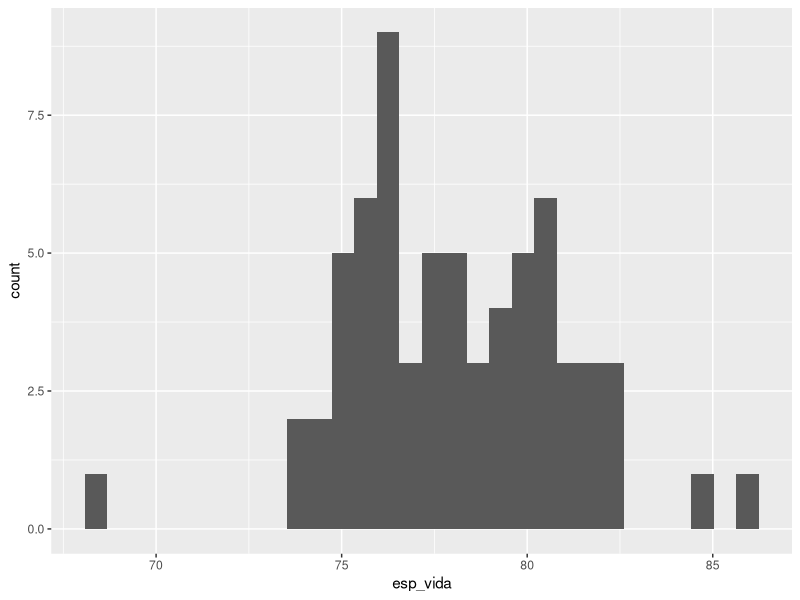
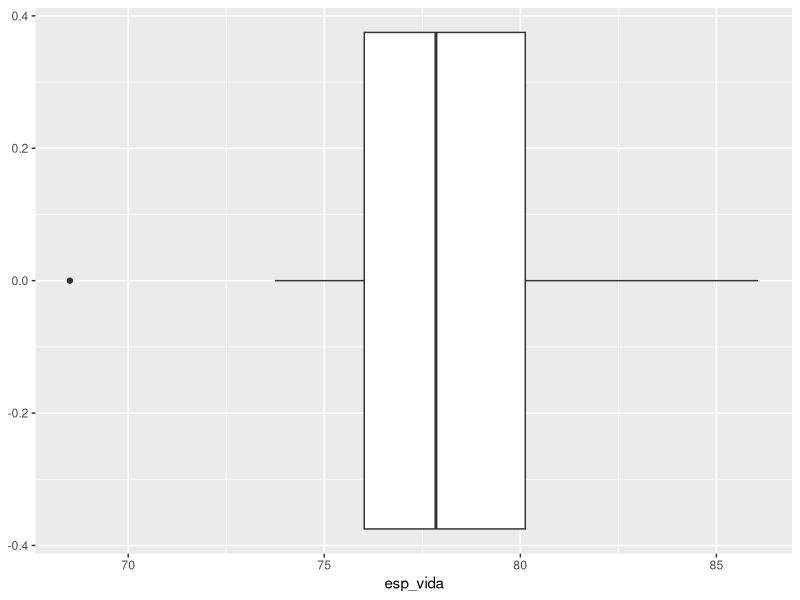
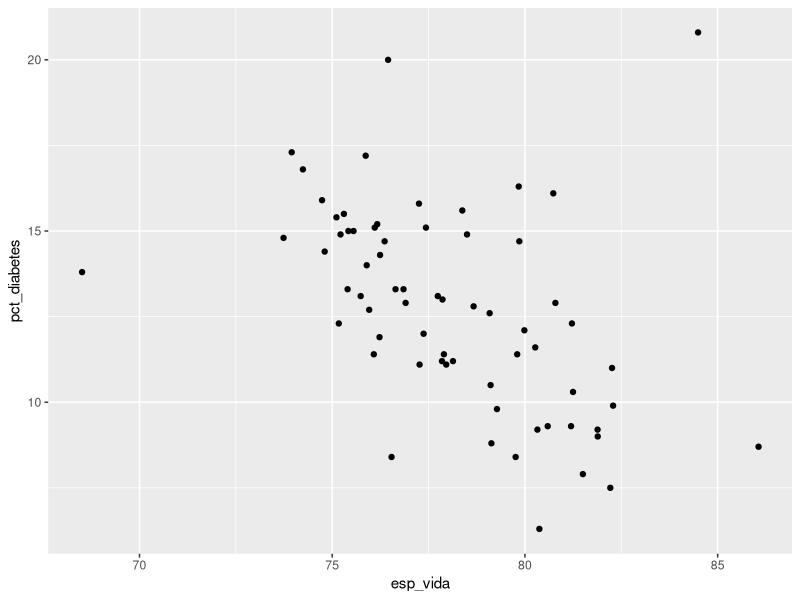
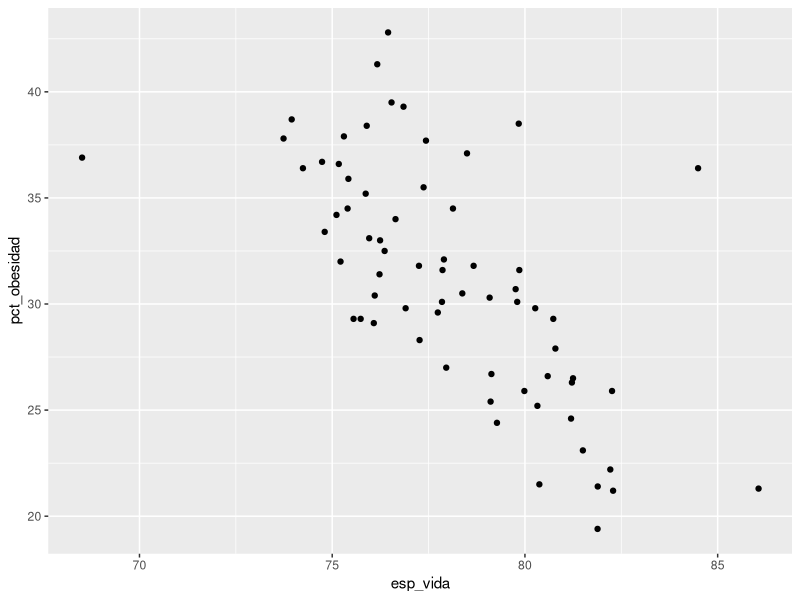
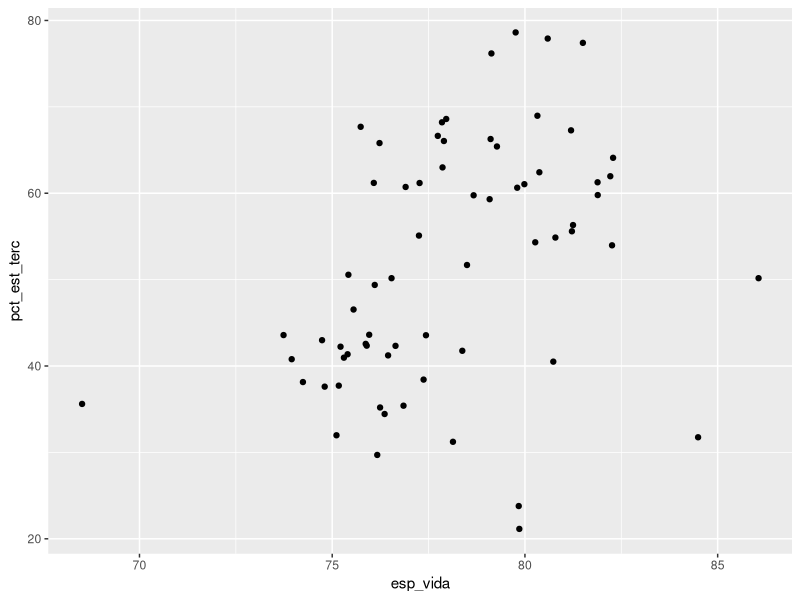
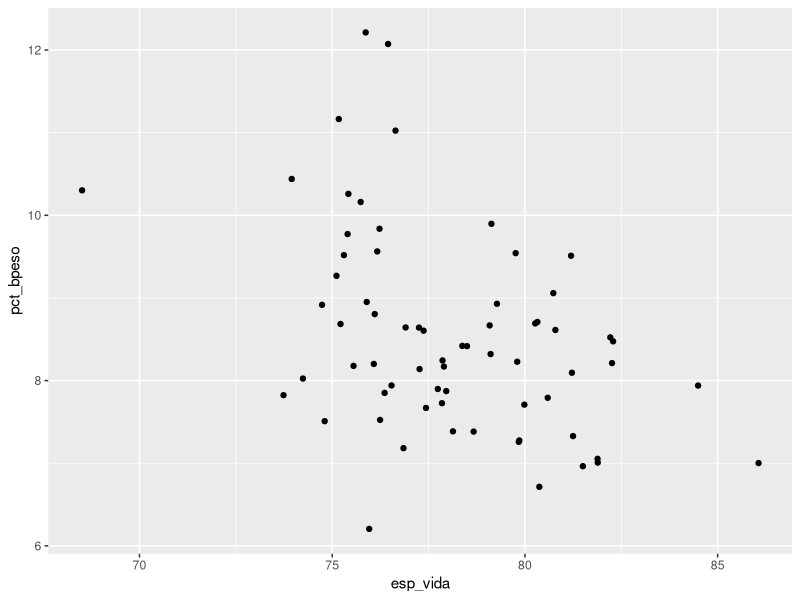
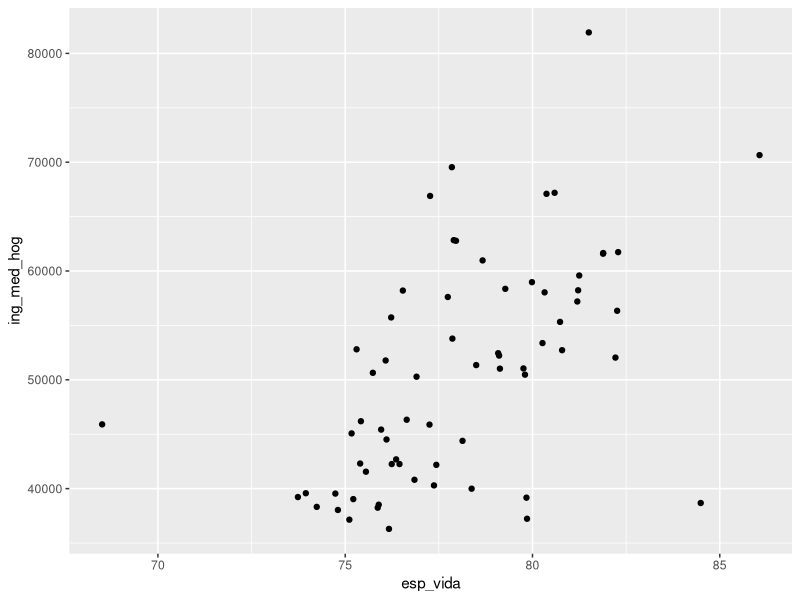
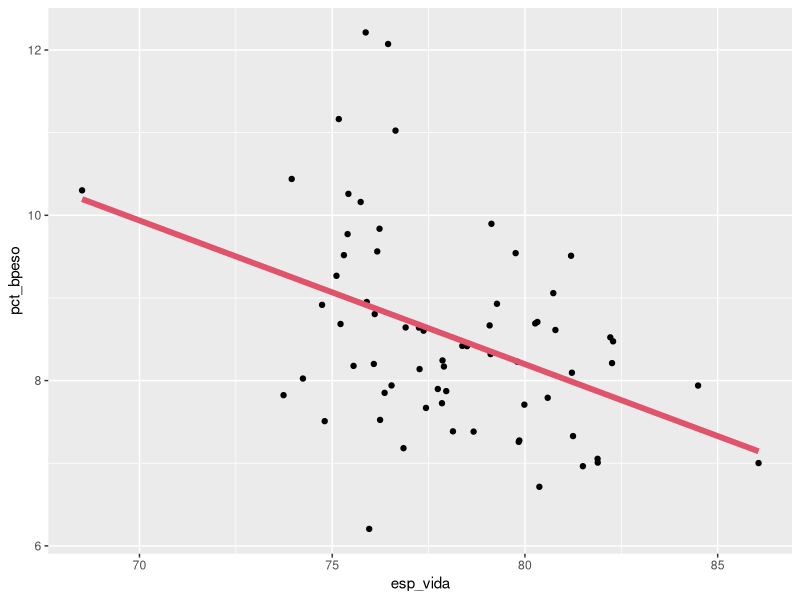

The R script that drew these images, in order: (Note: this script raises an error after producing the figures.)
library(readxl)
library(tidyverse)

#Cargamos los datos

condados <- read_excel("Laboratorio/condados.xlsx",na="NA")

class(condados)

condados<-as.data.frame(condados)

class(condados)

table(condados$estado)

#¿Cuántos condados hay por estado?

cuenta <- condados %>% group_by(.,estado) %>% count(.) 

#Nos quedamos con Florida

Florida <- condados %>% filter(.,estado == "Florida")

str(Florida$esp_vida)

#Graficamos la esperanza de vida en Florida

ggplot(data=Florida)+geom_histogram(mapping = aes(x=esp_vida))

ggplot(data=Florida)+geom_boxplot(mapping = aes(x=esp_vida))


#Variables explicativas X


variables_X <- Florida %>% select(c(esp_vida,pct_diabetes,pct_obesidad,pct_est_terc,pct_bpeso,ing_med_hog))


b <- summary(variables_X)
 


varianzas <- c(var(variables_X$pct_diabetes),var(variables_X$pct_obesidad),var(variables_X$pct_est_terc),var(variables_X$pct_bpeso),var(variables_X$ing_med_hog))


desvios <- c(sd(variables_X$pct_diabetes),sd(variables_X$pct_obesidad),sd(variables_X$pct_est_terc),sd(variables_X$pct_bpeso),sd(variables_X$ing_med_hog))

dispersion <- as.data.frame(rbind(varianzas,desvios))

minimo <- variables_X %>% summarise_all(.,list(min))

mediana <- variables_X %>% summarise_all(.,list(median))

media <- variables_X %>% summarise_all(.,list(mean))

maximo <- variables_X %>% summarise_all(.,list(max))

varianza <- variables_X %>% summarise_all(.,list(var))

desvio <- variables_X %>% summarise_all(.,list(sd))


as.data.frame(dispersion)

class(dispersion)

descriptiva <- rbind(minimo,mediana,media,maximo,varianza,desvio)

rownames(descriptiva)<-c("Min","Med","Mean","Max","Var","Sd")


  
  
  #Analisis descriptivo bivariado


ggplot(data=Florida)+geom_point(aes(x=esp_vida,y=pct_diabetes))

ggplot(data=Florida)+geom_point(aes(x=esp_vida,y=pct_obesidad))

ggplot(data=Florida)+geom_point(aes(x=esp_vida,y=pct_est_terc))

ggplot(data=Florida)+geom_point(aes(x=esp_vida,y=pct_bpeso))

ggplot(data=Florida)+geom_point(aes(x=esp_vida,y=ing_med_hog))



#Estime el valor de correlacion de la esperanza de vida con cada variable explicativa


round(cor(variables_X),4)




#Estime la correlacion de variables explicativas entre ellas




#Regresion lineal simple


mod1 <- lm(esp_vida ~ ing_med_hog, data = variables_X)

coef(mod1)

help(I)

mod2 <- lm(esp_vida ~ I(ing_med_hog/1000), data = variables_X)

coef(mod2)

#Cuanto vale R2?


summary(mod2)



0.5509**2

#Agregue la recta de regresion al diagrama de dispersion



ggplot(data=Florida,aes(x=esp_vida,y=pct_bpeso))+geom_point()+geom_smooth(method = "lm", se=F, col =2, size =2)

ggplot(data=Florida,aes(x=esp_vida,y=pct_bpeso))+geom_point()+geom_smooth(method = "lm", se=F, col =2, size =2)

ggplot(data=Florida,aes(x=esp_vida,y=pct_bpeso))+geom_point()+geom_smooth(method = "lm", se=F, col =2, size =2)

ggplot(data=Florida,aes(x=esp_vida,y=pct_bpeso))+geom_point()+geom_smooth(method = "lm", se=F, col =2, size =2)

ggplot(data=Florida, aes(x=esp_vida,y=ing_med_hog))+geom_point()+geom_smooth(method = "lm", se=F, col =2, size =2)



#Repita el analisis centrando la variable de ingreso

coef(mod2)%*%c(1,60)


predict(mod2,newdata)














































